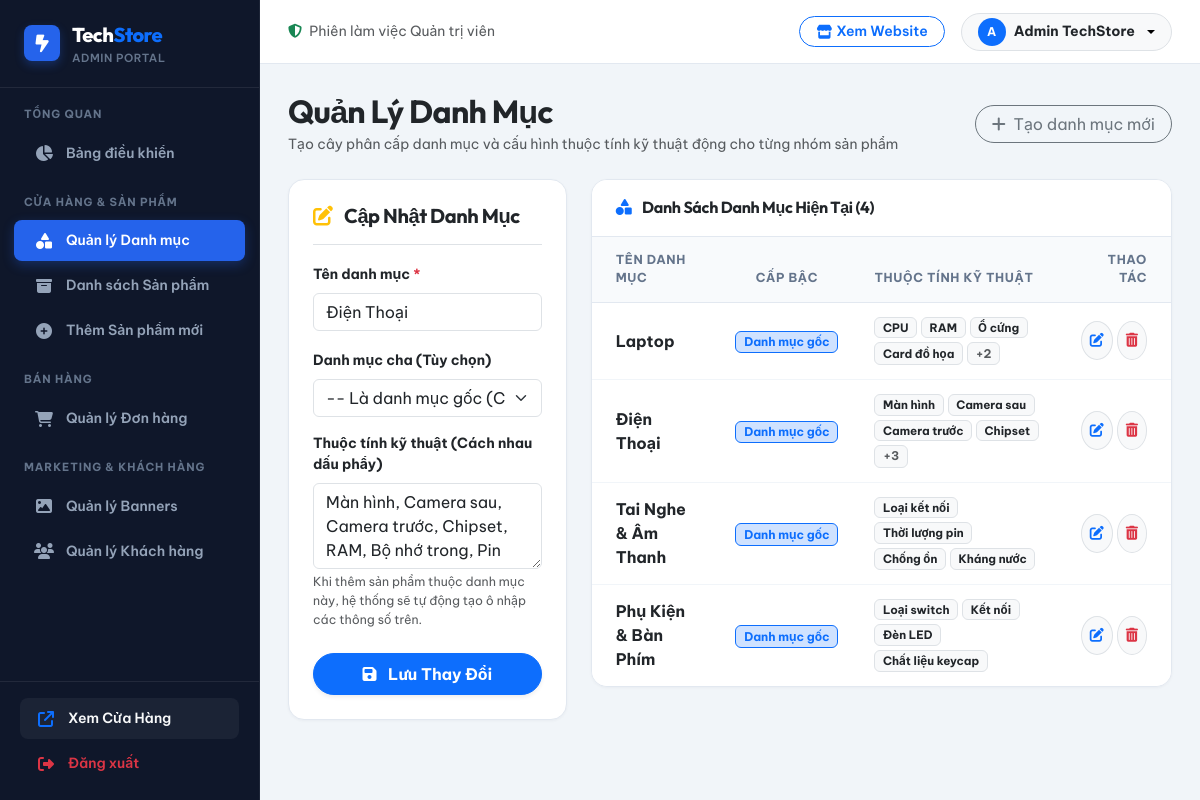
The page /admin_categories.php?edit_id=2 (signed in) on the database its author committed.
### tables this page shows
CREATE TABLE IF NOT EXISTS `danh_muc` (
  `id` int(11) NOT NULL AUTO_INCREMENT,
  `ten_danh_muc` varchar(100) NOT NULL,
  `parent_id` int(11) DEFAULT NULL,
  `thuoc_tinh` text DEFAULT NULL,
  PRIMARY KEY (`id`),
  KEY `parent_id` (`parent_id`)
);

### admin_categories.php (the view, shortened to what this page needs)
<?php
include 'admin_header.php';
include 'admin_sidebar.php';
require_once 'db.php';
$is_edit = false;
$edit_data = [];
if (isset($_GET['edit_id'])) {
    $is_edit = true;
    $stmt_edit = $conn->prepare("SELECT * FROM danh_muc WHERE id = ?");
    $stmt_edit->execute([(int)$_GET['edit_id']]);
    $edit_data = $stmt_edit->fetch(PDO::FETCH_ASSOC);
}
$stmt_all = $conn->query("SELECT * FROM danh_muc ORDER BY id ASC");
$tat_ca_danh_muc = $stmt_all->fetchAll(PDO::FETCH_ASSOC);
$sql_list = "SELECT d1.*, d2.ten_danh_muc AS ten_danh_muc_cha
             FROM danh_muc d1 LEFT JOIN danh_muc d2 ON d1.parent_id = d2.id
             ORDER BY d1.parent_id ASC, d1.id ASC";
$categories_list = $conn->query($sql_list)->fetchAll(PDO::FETCH_ASSOC);
?>
<div class="mb-4 d-flex justify-content-between align-items-center flex-wrap gap-2">
    <div>
        <h2 class="fw-extrabold text-dark mb-1 font-heading">Quản Lý Danh Mục</h2>
        <p class="text-muted small mb-0">Tạo cây phân cấp danh mục và cấu hình thuộc tính kỹ thuật động cho từng nhóm sản phẩm</p>
    </div>
    <?php if ($is_edit): ?>
        <a href="admin_categories.php" class="btn btn-outline-secondary rounded-pill px-3">
            <i class="fa-solid fa-plus me-1"></i> Tạo danh mục mới
        </a>
    <?php endif; ?>
</div>
<div class="row g-4">
    <div class="col-lg-5 col-xl-4">
        <div class="admin-card p-4">
            <div class="pb-3 mb-3 border-bottom">
                <h5 class="fw-bold text-dark mb-0 font-heading">
                    <i class="fa-solid <?php echo $is_edit ? 'fa-pen-to-square text-warning' : 'fa-circle-plus text-primary'; ?> me-2"></i>
                    <?php echo $is_edit ? 'Cập Nhật Danh Mục' : 'Thêm Danh Mục Mới'; ?>
                </h5>
            </div>
            <form method="POST" action="admin_categories.php">
                <div class="mb-3">
                    <label class="form-label small fw-bold text-dark">Tên danh mục <span class="text-danger">*</span></label>
                    <input type="text" name="ten_danh_muc" class="form-control" required placeholder="Ví dụ: Laptop, Tai nghe, Chuột..." value="<?php echo $is_edit ? htmlspecialchars($edit_data['ten_danh_muc']) : ''; ?>">
                </div>
                <div class="mb-3">
                    <label class="form-label small fw-bold text-dark">Danh mục cha (Tùy chọn)</label>
                    <select name="parent_id" class="form-select">
                        <option value="">-- Là danh mục gốc (Cấp 1) --</option>
                    </select>
                </div>
                <div class="mb-4">
                    <label class="form-label small fw-bold text-dark">Thuộc tính kỹ thuật (Cách nhau dấu phẩy)</label>
                    <?php
                        $thuoc_tinh_str = '';
                        if ($is_edit && !empty($edit_data['thuoc_tinh'])) {
                            $arr = json_decode($edit_data['thuoc_tinh'], true);
                            if (is_array($arr)) $thuoc_tinh_str = implode(', ', $arr);
                        }
                    ?>
                    <textarea name="thuoc_tinh" class="form-control" rows="3" placeholder="Ví dụ: CPU, RAM, Ổ cứng, Card đồ họa, Màn hình..."><?php echo htmlspecialchars($thuoc_tinh_str); ?></textarea>
                    <small class="text-muted mt-1 d-block" style="font-size: 0.775rem;">Khi thêm sản phẩm thuộc danh mục này, hệ thống sẽ tự động tạo ô nhập các thông số trên.</small>
                </div>
                <button type="submit" class="btn btn-primary w-100 rounded-pill fw-bold py-2 shadow-sm">
                    <i class="fa-solid fa-floppy-disk me-2"></i> <?php echo $is_edit ? 'Lưu Thay Đổi' : 'Thêm Danh Mục'; ?>
                </button>
            </form>
        </div>
    </div>
    <div class="col-lg-7 col-xl-8">
        <div class="admin-card">
            <div class="admin-card-header">
                <h6 class="fw-bold text-dark mb-0 font-heading">
                    <i class="fa-solid fa-shapes text-primary me-2"></i> Danh Sách Danh Mục Hiện Tại (<?php echo count($categories_list); ?>)
                </h6>
            </div>
            <div class="table-responsive">
                <table class="table admin-table align-middle mb-0 text-center">
                    <thead>
                        <tr>
                            <th class="ps-4 text-start">Tên danh mục</th>
                            <th>Cấp bậc</th>
                            <th class="text-start">Thuộc tính kỹ thuật</th>
                            <th class="pe-4 text-end">Thao tác</th>
                        </tr>
                    </thead>
                    <tbody>
                        <?php if (!empty($categories_list)): ?>
                            <?php foreach ($categories_list as $cat):
                                $attrs = !empty($cat['thuoc_tinh']) ? json_decode($cat['thuoc_tinh'], true) : [];
                            ?>
                                <tr>
                                    <td class="ps-4 text-start">
                                        <div class="fw-bold text-dark">
                                            <?php echo htmlspecialchars($cat['ten_danh_muc']); ?>
                                        </div>
                                    </td>
                                    <td>
                                        <?php if ($cat['parent_id']): ?>
                                            <span class="badge bg-light text-muted border small">
                                                Thuộc: <?php echo htmlspecialchars($cat['ten_danh_muc_cha']); ?>
                                            </span>
                                        <?php else: ?>
                                            <span class="badge bg-primary-subtle text-primary border border-primary small fw-bold">
                                                Danh mục gốc
                                            </span>
                                        <?php endif; ?>
                                    </td>
                                    <td class="text-start">
                                        <?php if (!empty($attrs) && is_array($attrs)): ?>
                                            <div class="d-flex flex-wrap gap-1">
                                                <?php foreach (array_slice($attrs, 0, 4) as $att): ?>
                                                    <span class="badge bg-light text-dark border small" style="font-size: 0.725rem;"><?php echo htmlspecialchars($att); ?></span>
                                                <?php endforeach; ?>
                                                <?php if (count($attrs) > 4): ?>
                                                    <span class="badge bg-light text-muted border small">+<?php echo count($attrs) - 4; ?></span>
                                                <?php endif; ?>
                                            </div>
                                        <?php else: ?>
                                            <span class="text-muted small">—</span>
                                        <?php endif; ?>
                                    </td>
                                    <td class="pe-4 text-end">
                                        <div class="d-inline-flex gap-1">
                                            <a href="admin_categories.php?edit_id=<?php echo $cat['id']; ?>" class="btn btn-sm btn-light border rounded-circle p-2 text-primary" title="Sửa danh mục">
                                                <i class="fa-solid fa-pen-to-square"></i>
                                            </a>
                                            <a href="admin_categories.php?action=delete&id=<?php echo $cat['id']; ?>" class="btn btn-sm btn-light border rounded-circle p-2 text-danger" onclick="return confirm('Bạn có chắc chắn muốn xóa danh mục này?');" title="Xóa danh mục">
                                                <i class="fa-solid fa-trash-can"></i>
                                            </a>
                                        </div>
                                    </td>
                                </tr>
                            <?php endforeach; ?>
                        <?php else: ?>
                            <tr>
                                <td colspan="4" class="py-4 text-muted">Chưa có danh mục nào.</td>
                            </tr>
                        <?php endif; ?>
                    </tbody>
                </table>
            </div>
        </div>
    </div>
</div>
<?php include 'admin_footer.php'; ?>

### assets/css/admin.css (style rules this page uses)
:root { --admin-primary: #2563eb; --admin-primary-hover: #1d4ed8; --admin-primary-light: #eff6ff; --admin-sidebar-bg: #0f172a; --admin-sidebar-card: #1e293b; --admin-sidebar-text: #94a3b8; --admin-sidebar-hover: #334155; --admin-body-bg: #f1f5f9; --admin-card-bg: #ffffff; --admin-border: #e2e8f0; --admin-text-main: #0f172a; --admin-text-muted: #64748b; --font-admin-sans: 'Be Vietnam Pro', -apple-system, BlinkMacSystemFont, 'Segoe UI', Roboto, sans-serif; --font-admin-heading: 'Outfit', 'Be Vietnam Pro', sans-serif; }
body { font-family: var(--font-admin-sans); background-color: var(--admin-body-bg); color: var(--admin-text-main); margin: 0; padding: 0; }
h1, h2, h3, h4, h5, h6, .admin-heading { font-family: var(--font-admin-heading); font-weight: 700; letter-spacing: -0.02em; color: var(--admin-text-main); }
.admin-card { background: #ffffff; border: 1px solid var(--admin-border); border-radius: 16px; box-shadow: 0 1px 3px rgba(15, 23, 42, 0.04); overflow: hidden; }
.admin-card-header { padding: 18px 24px; background: #ffffff; border-bottom: 1px solid var(--admin-border); display: flex; align-items: center; justify-content: space-between; }
.admin-table thead th { background: #f8fafc; color: #64748b; font-size: 0.775rem; font-weight: 700; text-transform: uppercase; letter-spacing: 0.05em; padding: 14px 18px; border-bottom: 1px solid var(--admin-border); }
.admin-table tbody td { padding: 14px 18px; vertical-align: middle; border-bottom: 1px solid #f1f5f9; }
.admin-table tbody tr:last-child td { border-bottom: none; }

### rows shown on the page
danh_muc: ten_danh_muc "Điện Thoại", thuoc_tinh "Màn hình, Camera sau, Camera trước, Chipset, RAM, Bộ nhớ trong, Pin", shows "Danh mục gốc", thuoc_tinh "Màn hình", thuoc_tinh "Camera sau", thuoc_tinh "Camera trước", thuoc_tinh "Chipset", count($attrs)-4 "3"
danh_muc: ten_danh_muc "Laptop", shows "Danh mục gốc", thuoc_tinh "CPU", thuoc_tinh "RAM", thuoc_tinh "Ổ cứng", thuoc_tinh "Card đồ họa", count($attrs)-4 "2"
danh_muc: ten_danh_muc "Tai Nghe & Âm Thanh", shows "Danh mục gốc", thuoc_tinh "Loại kết nối", thuoc_tinh "Thời lượng pin", thuoc_tinh "Chống ồn", thuoc_tinh "Kháng nước"
danh_muc: ten_danh_muc "Phụ Kiện & Bàn Phím", shows "Danh mục gốc", thuoc_tinh "Loại switch", thuoc_tinh "Kết nối", thuoc_tinh "Đèn LED", thuoc_tinh "Chất liệu keycap"

### other values the page prints
mb_strtoupper(mb_substr($admin_name, 0, 1, 'UTF-8'), 'UTF-8') "A"
$admin_name "Admin TechStore"
count($categories_list) "4"
